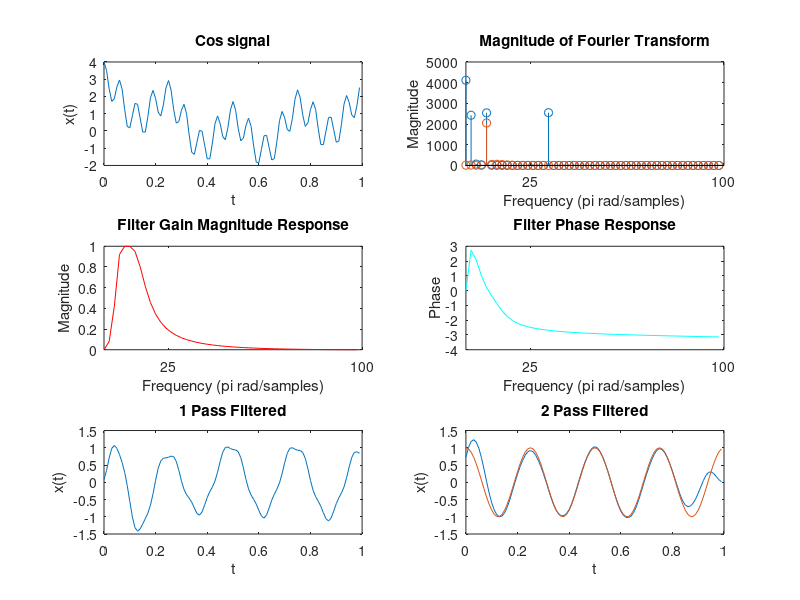

The MATLAB source for this figure:
clf
clear all

w1=1/4;
w2=1;
w3=4;
w4=16;
Fs=100;
t=0:1/Fs:1-1/Fs;
n=length(t);
z=                              cos(2*pi*w3*t);
x=cos(2*pi*w1*t)+cos(2*pi*w2*t)+cos(2*pi*w3*t)+cos(2*pi*w4*t);

ah(1)=subplot(321);
plot(t,x);
title('Cos signal')
xlabel('t')
ylabel('x(t)')

ah(2)=subplot(322);
axis=0:2/n:1-2/n;
mag=abs(fft(x));
stem(axis*n,mag(1:length(mag)/2).^2)
title('Magnitude of Fourier Transform')
xlabel('Frequency (pi rad/samples)')
ylabel('Magnitude')

ah(3)=subplot(323);
[B,A]=butter(2,[.05 .15],'bandpass');
[H,W]=freqz(B,A,n/2);
plot(axis*n,abs(H),'r')
title('Filter Gain Magnitude Response')
xlabel('Frequency (pi rad/samples)')
ylabel('Magnitude')

ah(4)=subplot(324);
plot(axis*n,angle(H),'c')
title('Filter Phase Response')
xlabel('Frequency (pi rad/samples)')
ylabel('Phase')

ah(5)=subplot(325);
xfilt=filter(B,A,x);
plot(t,xfilt)
title('1 Pass Filtered')
xlabel('t')
ylabel('x(t)')

ah(6)=subplot(326);
xfilt2=flipud(filter(B,A,flipud(xfilt(:))));
plot(t,xfilt2)
title('2 Pass Filtered')
xlabel('t')
ylabel('x(t)')

axes(ah(2))
hold on
mag=abs(fft(xfilt2));
stem(axis*n,mag(1:length(mag)/2).^2)
hold off

axes(ah(6))
hold on
plot(t,z);
% Cosmetics
set(ah([2 3 4]),'xtick',[w1 w2 w3 w4]*n)
